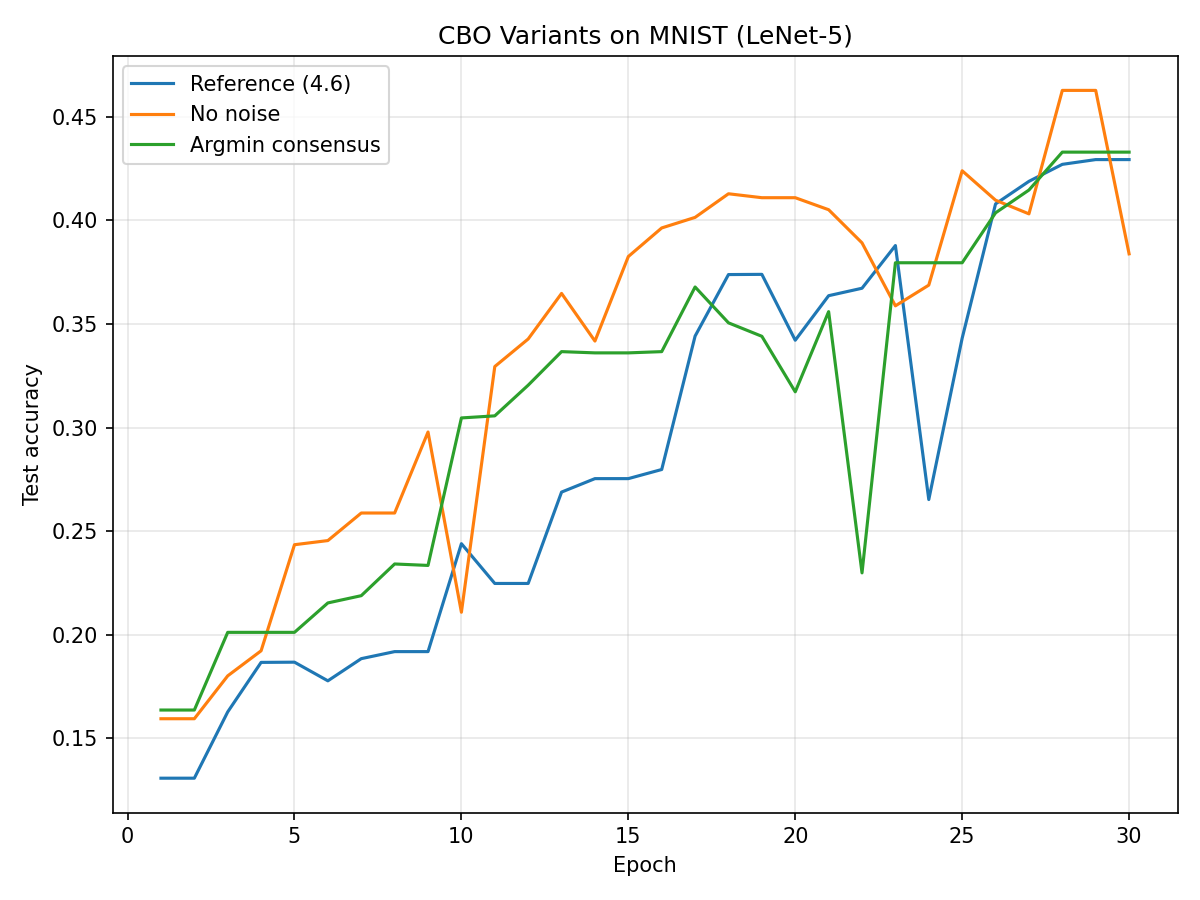

Reproduce this figure in Python.
import sys
from pathlib import Path
sys.path.append(str(Path(__file__).resolve().parent.parent.parent))

import numpy as np
import matplotlib.pyplot as plt

from plots_accuracy_comparison.var_1and3_MNISTuse import comp_diff_random_batch_simp
from plots_accuracy_comparison.var_argmin_MNISTuse import comp_diff_random_batch_argmin_simp

from LeNet.lenet_data import load_lenet_mnist
from LeNet.lenet_model import D_PARAMS, M_BATCH, make_lenet_objective, lenet_forward

# SAME AS figure_6.py, EXCEPT forward_fn=lenet_forward instead of mnist_forward
def main():
    X_train, y_train, X_test, y_test = load_lenet_mnist()

    # reference case (2.1, 4.6): full model, with noise, weighted avg consensus
    f_ref = make_lenet_objective(X_train, y_train, m=M_BATCH, seed=0)
    *_, ref_acc_hist = comp_diff_random_batch_simp(f_ref, d=D_PARAMS, num_epochs=100, tol=0.0, X_test=X_test, y_test=y_test, seed=0, forward_fn=lenet_forward)

    # no noise variant: same model but with sigma=0
    f_nonoise = make_lenet_objective(X_train, y_train, m=M_BATCH, seed=0)
    *_, nonoise_acc_hist = comp_diff_random_batch_simp(f_nonoise, d=D_PARAMS, num_epochs=100, sigma=0.0, tol=0.0, X_test=X_test, y_test=y_test, seed=0, kick_sigma=np.sqrt(0.1), forward_fn=lenet_forward)

    # argmin variant: x̄* = argmin over the particle batch, instead of softmax average
    f_argmin = make_lenet_objective(X_train, y_train, m=M_BATCH, seed=0)
    *_, argmin_acc_hist = comp_diff_random_batch_argmin_simp(f_argmin, d=D_PARAMS, num_epochs=100, tol=0.0, X_test=X_test, y_test=y_test, seed=0, forward_fn=lenet_forward)

    fig, ax = plt.subplots(figsize=(8, 6))
    for label, acc_hist in [("Reference (4.6)", ref_acc_hist),
                            ("No noise", nonoise_acc_hist),
                            ("Argmin consensus", argmin_acc_hist)]:
        epochs = np.arange(1, len(acc_hist) + 1)
        ax.plot(epochs, acc_hist, label=label)

    ax.set_xlabel("Epoch"); ax.set_ylabel("Test accuracy")
    ax.set_title("CBO Variants on MNIST (LeNet-5)")

    ax.legend()
    ax.grid(alpha=0.3)

    plt.tight_layout()
    plt.savefig("figure_lenet_parameters.png", dpi=150)


if __name__ == "__main__":
    main()
